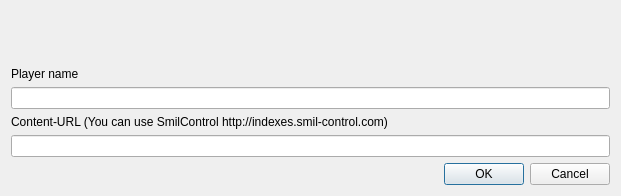
<?xml version="1.0" encoding="UTF-8"?>
<ui version="4.0">
 <class>ConfigDialog</class>
 <widget class="QDialog" name="ConfigDialog">
  <property name="geometry">
   <rect>
    <x>0</x>
    <y>0</y>
    <width>621</width>
    <height>196</height>
   </rect>
  </property>
  <property name="windowTitle">
   <string>Dialog</string>
  </property>
  <layout class="QGridLayout" name="gridLayout">
   <item row="0" column="0">
    <layout class="QVBoxLayout" name="verticalLayout">
     <property name="spacing">
      <number>6</number>
     </property>
     <item>
      <widget class="QLabel" name="labelErrorMessage">
       <property name="styleSheet">
        <string notr="true">color:rgb(255, 0, 0)</string>
       </property>
       <property name="text">
        <string/>
       </property>
      </widget>
     </item>
     <item>
      <widget class="QLabel" name="labelPlayerName">
       <property name="sizePolicy">
        <sizepolicy hsizetype="Maximum" vsizetype="Maximum">
         <horstretch>0</horstretch>
         <verstretch>0</verstretch>
        </sizepolicy>
       </property>
       <property name="text">
        <string>&lt;html&gt;&lt;head/&gt;&lt;body&gt;&lt;p&gt;Player name&lt;/p&gt;&lt;/body&gt;&lt;/html&gt;</string>
       </property>
      </widget>
     </item>
     <item>
      <widget class="QLineEdit" name="lineEditPlayerName">
       <property name="mouseTracking">
        <bool>true</bool>
       </property>
       <property name="tabletTracking">
        <bool>true</bool>
       </property>
       <property name="focusPolicy">
        <enum>Qt::StrongFocus</enum>
       </property>
       <property name="acceptDrops">
        <bool>false</bool>
       </property>
       <property name="toolTip">
        <string notr="true"/>
       </property>
       <property name="accessibleName">
        <string notr="true"/>
       </property>
       <property name="accessibleDescription">
        <string notr="true"/>
       </property>
       <property name="locale">
        <locale language="English" country="UnitedStates"/>
       </property>
       <property name="inputMethodHints">
        <set>Qt::ImhNoAutoUppercase|Qt::ImhNoEditMenu|Qt::ImhNoPredictiveText|Qt::ImhNoTextHandles</set>
       </property>
       <property name="inputMask">
        <string notr="true"/>
       </property>
       <property name="text">
        <string notr="true"/>
       </property>
       <property name="placeholderText">
        <string notr="true"/>
       </property>
       <property name="cursorMoveStyle">
        <enum>Qt::LogicalMoveStyle</enum>
       </property>
      </widget>
     </item>
     <item>
      <widget class="QLabel" name="labelContentUrl">
       <property name="sizePolicy">
        <sizepolicy hsizetype="Maximum" vsizetype="Maximum">
         <horstretch>0</horstretch>
         <verstretch>0</verstretch>
        </sizepolicy>
       </property>
       <property name="text">
        <string>&lt;html&gt;&lt;head/&gt;&lt;body&gt;&lt;p&gt;Content-URL (You can use SmilControl http://indexes.smil-control.com)&lt;/p&gt;&lt;/body&gt;&lt;/html&gt;</string>
       </property>
      </widget>
     </item>
     <item>
      <widget class="QLineEdit" name="lineEditContentUrl">
       <property name="mouseTracking">
        <bool>true</bool>
       </property>
       <property name="tabletTracking">
        <bool>true</bool>
       </property>
       <property name="focusPolicy">
        <enum>Qt::StrongFocus</enum>
       </property>
       <property name="acceptDrops">
        <bool>true</bool>
       </property>
       <property name="toolTip">
        <string notr="true"/>
       </property>
       <property name="accessibleName">
        <string notr="true"/>
       </property>
       <property name="accessibleDescription">
        <string notr="true"/>
       </property>
       <property name="locale">
        <locale language="English" country="UnitedStates"/>
       </property>
       <property name="inputMethodHints">
        <set>Qt::ImhNoAutoUppercase|Qt::ImhNoEditMenu|Qt::ImhNoPredictiveText|Qt::ImhNoTextHandles</set>
       </property>
       <property name="inputMask">
        <string notr="true"/>
       </property>
       <property name="text">
        <string notr="true"/>
       </property>
       <property name="dragEnabled">
        <bool>false</bool>
       </property>
       <property name="placeholderText">
        <string notr="true"/>
       </property>
       <property name="cursorMoveStyle">
        <enum>Qt::LogicalMoveStyle</enum>
       </property>
      </widget>
     </item>
     <item>
      <widget class="QDialogButtonBox" name="buttonBox">
       <property name="enabled">
        <bool>true</bool>
       </property>
       <property name="font">
        <font>
         <kerning>true</kerning>
        </font>
       </property>
       <property name="orientation">
        <enum>Qt::Horizontal</enum>
       </property>
       <property name="standardButtons">
        <set>QDialogButtonBox::Cancel|QDialogButtonBox::Ok</set>
       </property>
      </widget>
     </item>
    </layout>
   </item>
  </layout>
 </widget>
 <tabstops>
  <tabstop>lineEditPlayerName</tabstop>
  <tabstop>lineEditContentUrl</tabstop>
 </tabstops>
 <resources/>
 <connections>
  <connection>
   <sender>buttonBox</sender>
   <signal>accepted()</signal>
   <receiver>ConfigDialog</receiver>
   <slot>accept()</slot>
   <hints>
    <hint type="sourcelabel">
     <x>248</x>
     <y>254</y>
    </hint>
    <hint type="destinationlabel">
     <x>157</x>
     <y>274</y>
    </hint>
   </hints>
  </connection>
  <connection>
   <sender>buttonBox</sender>
   <signal>rejected()</signal>
   <receiver>ConfigDialog</receiver>
   <slot>reject()</slot>
   <hints>
    <hint type="sourcelabel">
     <x>316</x>
     <y>260</y>
    </hint>
    <hint type="destinationlabel">
     <x>286</x>
     <y>274</y>
    </hint>
   </hints>
  </connection>
 </connections>
</ui>
